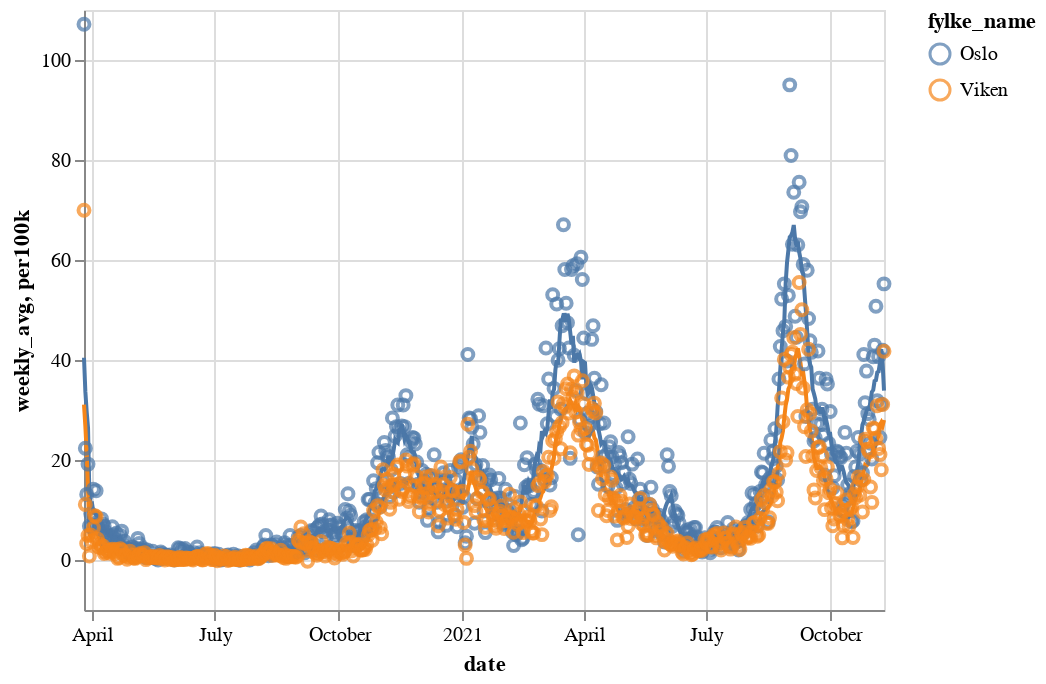

Source (notebook cell):
### Code cell
weekly + daily

### Figure 1 — Vega-Lite specification as saved in the notebook (floating-point values rounded to 4 significant figures; data arrays with more than 128 entries replaced by an {"elided": "..."} marker saying what was removed)
{"config": {"view": {"continuousWidth": 400, "continuousHeight": 300}}, "layer": [{"mark": "line", "encoding": {"color": {"type": "nominal", "field": "fylke_name"}, "tooltip": [{"type": "nominal", "field": "fylke_name"}, {"type": "quantitative", "field": "population"}, {"type": "quantitative", "field": "per100k"}, {"type": "quantitative", "field": "cases"}], "x": {"type": "temporal", "field": "date"}, "y": {"type": "quantitative", "field": "weekly_avg"}}, "transform": [{"window": [{"op": "mean", "field": "per100k", "as": "weekly_avg"}], "frame": [-3, 3]}]}, {"mark": "point", "encoding": {"color": {"type": "nominal", "field": "fylke_name"}, "tooltip": [{"type": "nominal", "field": "fylke_name"}, {"type": "quantitative", "field": "population"}, {"type": "quantitative", "field": "per100k"}, {"type": "quantitative", "field": "cases"}], "x": {"type": "temporal", "field": "date"}, "y": {"type": "quantitative", "field": "per100k"}}}], "data": {"name": "data-9b9d0a8e8eae0d78a47f96ae36d32a66"}, "$schema": "https://vega.github.io/schema/vega-lite/v4.8.1.json", "datasets": {"data-9b9d0a8e8eae0d78a47f96ae36d32a66": {"elided": "1188 records"}}}
